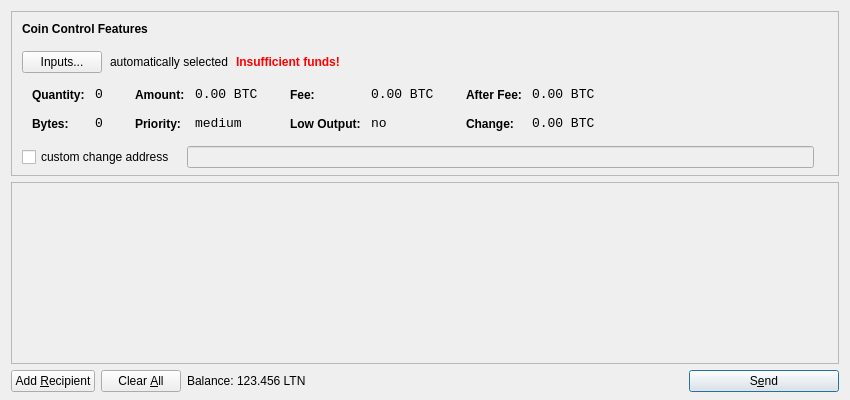
<?xml version="1.0" encoding="UTF-8"?>
<ui version="4.0">
 <class>SendCoinsDialog</class>
 <widget class="QDialog" name="SendCoinsDialog">
  <property name="geometry">
   <rect>
    <x>0</x>
    <y>0</y>
    <width>850</width>
    <height>400</height>
   </rect>
  </property>
  <property name="windowTitle">
   <string>Send Coins</string>
  </property>
  <layout class="QVBoxLayout" name="verticalLayout" stretch="0,1,0">
   <property name="bottomMargin">
    <number>8</number>
   </property>
   <item>
    <widget class="QFrame" name="frameCoinControl">
     <property name="sizePolicy">
      <sizepolicy hsizetype="Expanding" vsizetype="Expanding">
       <horstretch>0</horstretch>
       <verstretch>0</verstretch>
      </sizepolicy>
     </property>
     <property name="maximumSize">
      <size>
       <width>16777215</width>
       <height>16777215</height>
      </size>
     </property>
     <property name="frameShape">
      <enum>QFrame::StyledPanel</enum>
     </property>
     <property name="frameShadow">
      <enum>QFrame::Sunken</enum>
     </property>
     <layout class="QVBoxLayout" name="verticalLayoutCoinControl2">
      <property name="spacing">
       <number>-1</number>
      </property>
      <property name="leftMargin">
       <number>0</number>
      </property>
      <property name="topMargin">
       <number>0</number>
      </property>
      <property name="rightMargin">
       <number>0</number>
      </property>
      <property name="bottomMargin">
       <number>6</number>
      </property>
      <item>
       <layout class="QVBoxLayout" name="verticalLayoutCoinControl" stretch="0,0,0,0,1">
        <property name="spacing">
         <number>0</number>
        </property>
        <property name="leftMargin">
         <number>10</number>
        </property>
        <property name="topMargin">
         <number>10</number>
        </property>
        <item>
         <layout class="QHBoxLayout" name="horizontalLayoutCoinControl1">
          <property name="bottomMargin">
           <number>15</number>
          </property>
          <item>
           <widget class="QLabel" name="labelCoinControlFeatures">
            <property name="sizePolicy">
             <sizepolicy hsizetype="Preferred" vsizetype="Maximum">
              <horstretch>0</horstretch>
              <verstretch>0</verstretch>
             </sizepolicy>
            </property>
            <property name="font">
             <font>
              <weight>75</weight>
              <bold>true</bold>
             </font>
            </property>
            <property name="styleSheet">
             <string notr="true">font-weight:bold;</string>
            </property>
            <property name="text">
             <string>Coin Control Features</string>
            </property>
           </widget>
          </item>
         </layout>
        </item>
        <item>
         <layout class="QHBoxLayout" name="horizontalLayoutCoinControl2" stretch="0,0,0,0">
          <property name="spacing">
           <number>8</number>
          </property>
          <property name="bottomMargin">
           <number>10</number>
          </property>
          <item>
           <widget class="QPushButton" name="pushButtonCoinControl">
            <property name="styleSheet">
             <string notr="true"/>
            </property>
            <property name="text">
             <string>Inputs...</string>
            </property>
           </widget>
          </item>
          <item>
           <widget class="QLabel" name="labelCoinControlAutomaticallySelected">
            <property name="text">
             <string>automatically selected</string>
            </property>
            <property name="margin">
             <number>5</number>
            </property>
           </widget>
          </item>
          <item>
           <widget class="QLabel" name="labelCoinControlInsuffFunds">
            <property name="font">
             <font>
              <weight>75</weight>
              <bold>true</bold>
             </font>
            </property>
            <property name="styleSheet">
             <string notr="true">color:red;font-weight:bold;</string>
            </property>
            <property name="text">
             <string>Insufficient funds!</string>
            </property>
            <property name="margin">
             <number>5</number>
            </property>
           </widget>
          </item>
          <item>
           <spacer name="horizontalSpacerCoinControl">
            <property name="orientation">
             <enum>Qt::Horizontal</enum>
            </property>
            <property name="sizeHint" stdset="0">
             <size>
              <width>40</width>
              <height>1</height>
             </size>
            </property>
           </spacer>
          </item>
         </layout>
        </item>
        <item>
         <widget class="QWidget" name="widgetCoinControl" native="true">
          <property name="sizePolicy">
           <sizepolicy hsizetype="Preferred" vsizetype="Preferred">
            <horstretch>0</horstretch>
            <verstretch>0</verstretch>
           </sizepolicy>
          </property>
          <property name="minimumSize">
           <size>
            <width>0</width>
            <height>0</height>
           </size>
          </property>
          <property name="styleSheet">
           <string notr="true"/>
          </property>
          <layout class="QHBoxLayout" name="horizontalLayoutCoinControl5">
           <property name="margin">
            <number>0</number>
           </property>
           <item>
            <layout class="QHBoxLayout" name="horizontalLayoutCoinControl3" stretch="0,0,0,1">
             <property name="spacing">
              <number>20</number>
             </property>
             <property name="topMargin">
              <number>0</number>
             </property>
             <property name="bottomMargin">
              <number>10</number>
             </property>
             <item>
              <layout class="QFormLayout" name="formLayoutCoinControl1">
               <property name="horizontalSpacing">
                <number>10</number>
               </property>
               <property name="verticalSpacing">
                <number>14</number>
               </property>
               <property name="leftMargin">
                <number>10</number>
               </property>
               <property name="topMargin">
                <number>4</number>
               </property>
               <property name="rightMargin">
                <number>6</number>
               </property>
               <item row="0" column="0">
                <widget class="QLabel" name="labelCoinControlQuantityText">
                 <property name="styleSheet">
                  <string notr="true">font-weight:bold;</string>
                 </property>
                 <property name="text">
                  <string>Quantity:</string>
                 </property>
                 <property name="margin">
                  <number>0</number>
                 </property>
                </widget>
               </item>
               <item row="0" column="1">
                <widget class="QLabel" name="labelCoinControlQuantity">
                 <property name="font">
                  <font>
                   <family>Monospace</family>
                   <pointsize>10</pointsize>
                  </font>
                 </property>
                 <property name="cursor">
                  <cursorShape>IBeamCursor</cursorShape>
                 </property>
                 <property name="contextMenuPolicy">
                  <enum>Qt::ActionsContextMenu</enum>
                 </property>
                 <property name="text">
                  <string notr="true">0</string>
                 </property>
                 <property name="margin">
                  <number>0</number>
                 </property>
                 <property name="textInteractionFlags">
                  <set>Qt::LinksAccessibleByMouse|Qt::TextSelectableByKeyboard|Qt::TextSelectableByMouse</set>
                 </property>
                </widget>
               </item>
               <item row="1" column="0">
                <widget class="QLabel" name="labelCoinControlBytesText">
                 <property name="styleSheet">
                  <string notr="true">font-weight:bold;</string>
                 </property>
                 <property name="text">
                  <string>Bytes:</string>
                 </property>
                </widget>
               </item>
               <item row="1" column="1">
                <widget class="QLabel" name="labelCoinControlBytes">
                 <property name="font">
                  <font>
                   <family>Monospace</family>
                   <pointsize>10</pointsize>
                  </font>
                 </property>
                 <property name="cursor">
                  <cursorShape>IBeamCursor</cursorShape>
                 </property>
                 <property name="contextMenuPolicy">
                  <enum>Qt::ActionsContextMenu</enum>
                 </property>
                 <property name="text">
                  <string notr="true">0</string>
                 </property>
                 <property name="textInteractionFlags">
                  <set>Qt::LinksAccessibleByMouse|Qt::TextSelectableByKeyboard|Qt::TextSelectableByMouse</set>
                 </property>
                </widget>
               </item>
              </layout>
             </item>
             <item>
              <layout class="QFormLayout" name="formLayoutCoinControl2">
               <property name="horizontalSpacing">
                <number>10</number>
               </property>
               <property name="verticalSpacing">
                <number>14</number>
               </property>
               <property name="leftMargin">
                <number>6</number>
               </property>
               <property name="topMargin">
                <number>4</number>
               </property>
               <property name="rightMargin">
                <number>6</number>
               </property>
               <item row="0" column="0">
                <widget class="QLabel" name="labelCoinControlAmountText">
                 <property name="styleSheet">
                  <string notr="true">font-weight:bold;</string>
                 </property>
                 <property name="text">
                  <string>Amount:</string>
                 </property>
                 <property name="margin">
                  <number>0</number>
                 </property>
                </widget>
               </item>
               <item row="0" column="1">
                <widget class="QLabel" name="labelCoinControlAmount">
                 <property name="font">
                  <font>
                   <family>Monospace</family>
                   <pointsize>10</pointsize>
                  </font>
                 </property>
                 <property name="cursor">
                  <cursorShape>IBeamCursor</cursorShape>
                 </property>
                 <property name="contextMenuPolicy">
                  <enum>Qt::ActionsContextMenu</enum>
                 </property>
                 <property name="text">
                  <string notr="true">0.00 BTC</string>
                 </property>
                 <property name="textInteractionFlags">
                  <set>Qt::LinksAccessibleByMouse|Qt::TextSelectableByKeyboard|Qt::TextSelectableByMouse</set>
                 </property>
                </widget>
               </item>
               <item row="1" column="0">
                <widget class="QLabel" name="labelCoinControlPriorityText">
                 <property name="styleSheet">
                  <string notr="true">font-weight:bold;</string>
                 </property>
                 <property name="text">
                  <string>Priority:</string>
                 </property>
                </widget>
               </item>
               <item row="1" column="1">
                <widget class="QLabel" name="labelCoinControlPriority">
                 <property name="font">
                  <font>
                   <family>Monospace</family>
                   <pointsize>10</pointsize>
                  </font>
                 </property>
                 <property name="cursor">
                  <cursorShape>IBeamCursor</cursorShape>
                 </property>
                 <property name="contextMenuPolicy">
                  <enum>Qt::ActionsContextMenu</enum>
                 </property>
                 <property name="text">
                  <string>medium</string>
                 </property>
                 <property name="textInteractionFlags">
                  <set>Qt::LinksAccessibleByMouse|Qt::TextSelectableByKeyboard|Qt::TextSelectableByMouse</set>
                 </property>
                </widget>
               </item>
              </layout>
             </item>
             <item>
              <layout class="QFormLayout" name="formLayoutCoinControl3">
               <property name="horizontalSpacing">
                <number>10</number>
               </property>
               <property name="verticalSpacing">
                <number>14</number>
               </property>
               <property name="leftMargin">
                <number>6</number>
               </property>
               <property name="topMargin">
                <number>4</number>
               </property>
               <property name="rightMargin">
                <number>6</number>
               </property>
               <item row="0" column="0">
                <widget class="QLabel" name="labelCoinControlFeeText">
                 <property name="styleSheet">
                  <string notr="true">font-weight:bold;</string>
                 </property>
                 <property name="text">
                  <string>Fee:</string>
                 </property>
                 <property name="margin">
                  <number>0</number>
                 </property>
                </widget>
               </item>
               <item row="0" column="1">
                <widget class="QLabel" name="labelCoinControlFee">
                 <property name="font">
                  <font>
                   <family>Monospace</family>
                   <pointsize>10</pointsize>
                  </font>
                 </property>
                 <property name="cursor">
                  <cursorShape>IBeamCursor</cursorShape>
                 </property>
                 <property name="contextMenuPolicy">
                  <enum>Qt::ActionsContextMenu</enum>
                 </property>
                 <property name="text">
                  <string notr="true">0.00 BTC</string>
                 </property>
                 <property name="textInteractionFlags">
                  <set>Qt::LinksAccessibleByMouse|Qt::TextSelectableByKeyboard|Qt::TextSelectableByMouse</set>
                 </property>
                </widget>
               </item>
               <item row="1" column="0">
                <widget class="QLabel" name="labelCoinControlLowOutputText">
                 <property name="styleSheet">
                  <string notr="true">font-weight:bold;</string>
                 </property>
                 <property name="text">
                  <string>Low Output:</string>
                 </property>
                </widget>
               </item>
               <item row="1" column="1">
                <widget class="QLabel" name="labelCoinControlLowOutput">
                 <property name="font">
                  <font>
                   <family>Monospace</family>
                   <pointsize>10</pointsize>
                  </font>
                 </property>
                 <property name="cursor">
                  <cursorShape>IBeamCursor</cursorShape>
                 </property>
                 <property name="contextMenuPolicy">
                  <enum>Qt::ActionsContextMenu</enum>
                 </property>
                 <property name="text">
                  <string>no</string>
                 </property>
                 <property name="textInteractionFlags">
                  <set>Qt::LinksAccessibleByMouse|Qt::TextSelectableByKeyboard|Qt::TextSelectableByMouse</set>
                 </property>
                </widget>
               </item>
              </layout>
             </item>
             <item>
              <layout class="QFormLayout" name="formLayoutCoinControl4">
               <property name="horizontalSpacing">
                <number>10</number>
               </property>
               <property name="verticalSpacing">
                <number>14</number>
               </property>
               <property name="leftMargin">
                <number>6</number>
               </property>
               <property name="topMargin">
                <number>4</number>
               </property>
               <property name="rightMargin">
                <number>6</number>
               </property>
               <item row="0" column="0">
                <widget class="QLabel" name="labelCoinControlAfterFeeText">
                 <property name="styleSheet">
                  <string notr="true">font-weight:bold;</string>
                 </property>
                 <property name="text">
                  <string>After Fee:</string>
                 </property>
                 <property name="margin">
                  <number>0</number>
                 </property>
                </widget>
               </item>
               <item row="0" column="1">
                <widget class="QLabel" name="labelCoinControlAfterFee">
                 <property name="font">
                  <font>
                   <family>Monospace</family>
                   <pointsize>10</pointsize>
                  </font>
                 </property>
                 <property name="cursor">
                  <cursorShape>IBeamCursor</cursorShape>
                 </property>
                 <property name="contextMenuPolicy">
                  <enum>Qt::ActionsContextMenu</enum>
                 </property>
                 <property name="text">
                  <string notr="true">0.00 BTC</string>
                 </property>
                 <property name="textInteractionFlags">
                  <set>Qt::LinksAccessibleByMouse|Qt::TextSelectableByKeyboard|Qt::TextSelectableByMouse</set>
                 </property>
                </widget>
               </item>
               <item row="1" column="0">
                <widget class="QLabel" name="labelCoinControlChangeText">
                 <property name="styleSheet">
                  <string notr="true">font-weight:bold;</string>
                 </property>
                 <property name="text">
                  <string>Change:</string>
                 </property>
                </widget>
               </item>
               <item row="1" column="1">
                <widget class="QLabel" name="labelCoinControlChange">
                 <property name="font">
                  <font>
                   <family>Monospace</family>
                   <pointsize>10</pointsize>
                  </font>
                 </property>
                 <property name="cursor">
                  <cursorShape>IBeamCursor</cursorShape>
                 </property>
                 <property name="contextMenuPolicy">
                  <enum>Qt::ActionsContextMenu</enum>
                 </property>
                 <property name="text">
                  <string notr="true">0.00 BTC</string>
                 </property>
                 <property name="textInteractionFlags">
                  <set>Qt::LinksAccessibleByMouse|Qt::TextSelectableByKeyboard|Qt::TextSelectableByMouse</set>
                 </property>
                </widget>
               </item>
              </layout>
             </item>
            </layout>
           </item>
          </layout>
         </widget>
        </item>
        <item>
         <layout class="QHBoxLayout" name="horizontalLayoutCoinControl4" stretch="0,0,0">
          <property name="spacing">
           <number>12</number>
          </property>
          <property name="sizeConstraint">
           <enum>QLayout::SetDefaultConstraint</enum>
          </property>
          <property name="topMargin">
           <number>5</number>
          </property>
          <property name="rightMargin">
           <number>5</number>
          </property>
          <item>
           <widget class="QCheckBox" name="checkBoxCoinControlChange">
            <property name="text">
             <string>custom change address</string>
            </property>
           </widget>
          </item>
          <item>
           <widget class="QLineEdit" name="lineEditCoinControlChange">
            <property name="enabled">
             <bool>false</bool>
            </property>
            <property name="sizePolicy">
             <sizepolicy hsizetype="Expanding" vsizetype="Fixed">
              <horstretch>0</horstretch>
              <verstretch>0</verstretch>
             </sizepolicy>
            </property>
           </widget>
          </item>
          <item>
           <widget class="QLabel" name="labelCoinControlChangeLabel">
            <property name="sizePolicy">
             <sizepolicy hsizetype="Preferred" vsizetype="Expanding">
              <horstretch>0</horstretch>
              <verstretch>0</verstretch>
             </sizepolicy>
            </property>
            <property name="minimumSize">
             <size>
              <width>0</width>
              <height>0</height>
             </size>
            </property>
            <property name="text">
             <string/>
            </property>
            <property name="margin">
             <number>3</number>
            </property>
           </widget>
          </item>
         </layout>
        </item>
        <item>
         <spacer name="verticalSpacerCoinControl">
          <property name="orientation">
           <enum>Qt::Vertical</enum>
          </property>
          <property name="sizeHint" stdset="0">
           <size>
            <width>800</width>
            <height>1</height>
           </size>
          </property>
         </spacer>
        </item>
       </layout>
      </item>
     </layout>
    </widget>
   </item>
   <item>
    <widget class="QScrollArea" name="scrollArea">
     <property name="widgetResizable">
      <bool>true</bool>
     </property>
     <widget class="QWidget" name="scrollAreaWidgetContents">
      <property name="geometry">
       <rect>
        <x>0</x>
        <y>0</y>
        <width>830</width>
        <height>165</height>
       </rect>
      </property>
      <layout class="QVBoxLayout" name="verticalLayout_2">
       <property name="margin">
        <number>0</number>
       </property>
       <item>
        <layout class="QVBoxLayout" name="entries">
         <property name="spacing">
          <number>6</number>
         </property>
        </layout>
       </item>
       <item>
        <spacer name="verticalSpacer">
         <property name="orientation">
          <enum>Qt::Vertical</enum>
         </property>
         <property name="sizeHint" stdset="0">
          <size>
           <width>20</width>
           <height>40</height>
          </size>
         </property>
        </spacer>
       </item>
      </layout>
     </widget>
    </widget>
   </item>
   <item>
    <layout class="QHBoxLayout" name="horizontalLayout">
     <item>
      <widget class="QPushButton" name="addButton">
       <property name="toolTip">
        <string>Send to multiple recipients at once</string>
       </property>
       <property name="text">
        <string>Add &amp;Recipient</string>
       </property>
       <property name="icon">
        <iconset resource="../bitcoin.qrc">
         <normaloff>:/icons/add</normaloff>:/icons/add</iconset>
       </property>
       <property name="autoDefault">
        <bool>false</bool>
       </property>
      </widget>
     </item>
     <item>
      <widget class="QPushButton" name="clearButton">
       <property name="sizePolicy">
        <sizepolicy hsizetype="Minimum" vsizetype="Fixed">
         <horstretch>0</horstretch>
         <verstretch>0</verstretch>
        </sizepolicy>
       </property>
       <property name="toolTip">
        <string>Remove all transaction fields</string>
       </property>
       <property name="text">
        <string>Clear &amp;All</string>
       </property>
       <property name="icon">
        <iconset resource="../bitcoin.qrc">
         <normaloff>:/icons/remove</normaloff>:/icons/remove</iconset>
       </property>
       <property name="autoRepeatDelay">
        <number>300</number>
       </property>
       <property name="autoDefault">
        <bool>false</bool>
       </property>
      </widget>
     </item>
     <item>
      <layout class="QHBoxLayout" name="horizontalLayout_2">
       <property name="spacing">
        <number>3</number>
       </property>
       <item>
        <widget class="QLabel" name="label">
         <property name="text">
          <string>Balance:</string>
         </property>
        </widget>
       </item>
       <item>
        <widget class="QLabel" name="labelBalance">
         <property name="cursor">
          <cursorShape>IBeamCursor</cursorShape>
         </property>
         <property name="text">
          <string>123.456 LTN</string>
         </property>
         <property name="textInteractionFlags">
          <set>Qt::LinksAccessibleByMouse|Qt::TextSelectableByKeyboard|Qt::TextSelectableByMouse</set>
         </property>
        </widget>
       </item>
      </layout>
     </item>
     <item>
      <spacer name="horizontalSpacer">
       <property name="orientation">
        <enum>Qt::Horizontal</enum>
       </property>
       <property name="sizeHint" stdset="0">
        <size>
         <width>40</width>
         <height>20</height>
        </size>
       </property>
      </spacer>
     </item>
     <item>
      <widget class="QPushButton" name="sendButton">
       <property name="minimumSize">
        <size>
         <width>150</width>
         <height>0</height>
        </size>
       </property>
       <property name="toolTip">
        <string>Confirm the send action</string>
       </property>
       <property name="text">
        <string>S&amp;end</string>
       </property>
       <property name="icon">
        <iconset resource="../bitcoin.qrc">
         <normaloff>:/icons/send</normaloff>:/icons/send</iconset>
       </property>
       <property name="default">
        <bool>true</bool>
       </property>
      </widget>
     </item>
    </layout>
   </item>
  </layout>
 </widget>
 <resources>
  <include location="../bitcoin.qrc"/>
 </resources>
 <connections/>
</ui>
